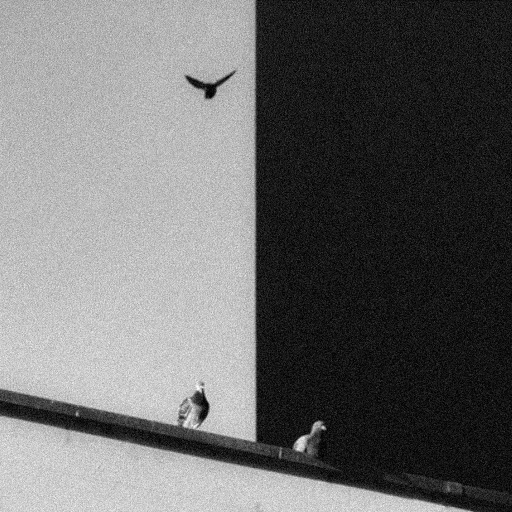
#> input picture zestaw3/ex14/ptaki.png, 512 x 512 px
$ python a.py
#> lines starting #> are read from the running program, lines starting #| are printed output that depends on the picture
#> further down, original_img is the input picture: shape (512, 512); min 0, max 254, mean 105.5
import numpy as np
import cv2
import matplotlib.pyplot as plt

def sinusoidal_window(m, n, M, N):
    """Generuje okno sinusoidalne w (m,n) dla wymiarów obrazu M x N"""
    return np.sin(np.pi * m / M) * np.sin(np.pi * n / N)

def apply_sinusoidal_window(image_path):
    # Wczytanie obrazu
#> called with image_path = 'ptaki.png'
    img = cv2.imread(image_path, cv2.IMREAD_GRAYSCALE)

    if img is None:
        raise ValueError("Nie udało się wczytać obrazu.")

    # Wymiary obrazu
    M, N = img.shape
#> M = 512; N = 512

    # Utworzenie okna sinusoidalnego
    m = np.arange(M).reshape((M, 1))  # Indeksy wierszy
#> m = 512 values from 0 to 511
    n = np.arange(N).reshape((1, N))  # Indeksy kolumn

    window = sinusoidal_window(m, n, M, N)

    # Przemnożenie obrazu przez okno sinusoidalne
    processed_image = img * window
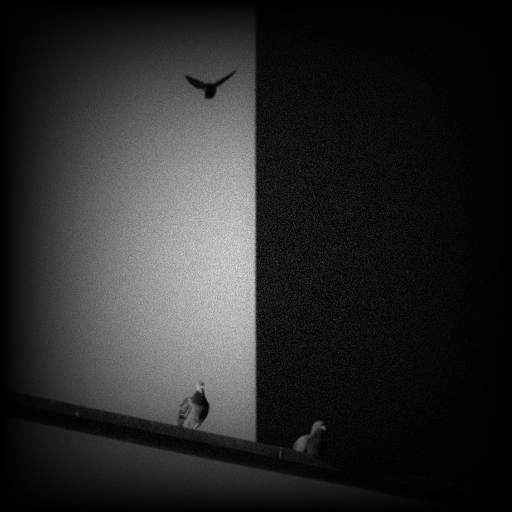
#> processed_image: shape (512, 512) float64; min 0, max 234.9, mean 42.1

    # Normalizacja, aby piksele nie przekroczyły wartości 255
    processed_image = np.clip(processed_image, 0, 255).astype(np.uint8)

    # Zwrócenie przetworzonego obrazu
    return processed_image

def show_images(original, processed):
    """Funkcja do wyświetlania obrazów: oryginalnego i przetworzonego"""
    plt.figure(figsize=(10, 5))

    plt.subplot(1, 2, 1)
    plt.imshow(original, cmap='gray')
    plt.title('Oryginalny obraz')
    plt.axis('off')

    plt.subplot(1, 2, 2)
    plt.imshow(processed, cmap='gray')
    plt.title('Przetworzony obraz')
    plt.axis('off')

    plt.show()
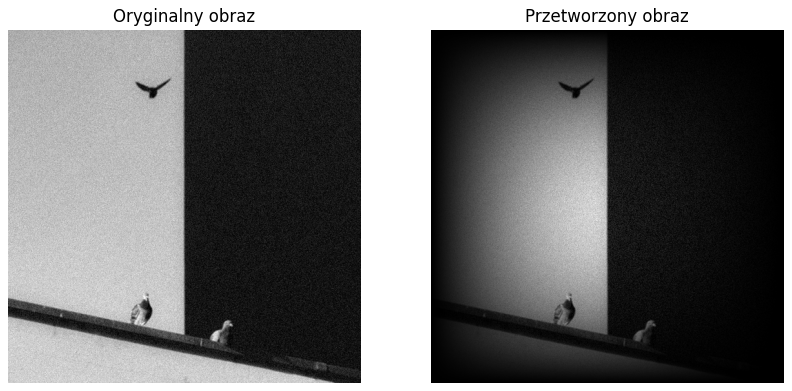
#> figure drawn by matplotlib, 2 panels

# Ścieżka do obrazu
image_path = 'ptaki.png'

# Przetwarzanie obrazu
original_img = cv2.imread(image_path, cv2.IMREAD_GRAYSCALE)
processed_img = apply_sinusoidal_window(image_path)

# Wyświetlanie wyników
show_images(original_img, processed_img)

# Zapisanie przetworzonego obrazu do pliku
output_path = 'ptaki-a.png'
cv2.imwrite(output_path, processed_img)
print(f'Przetworzony obraz zapisano do pliku: {output_path}')
